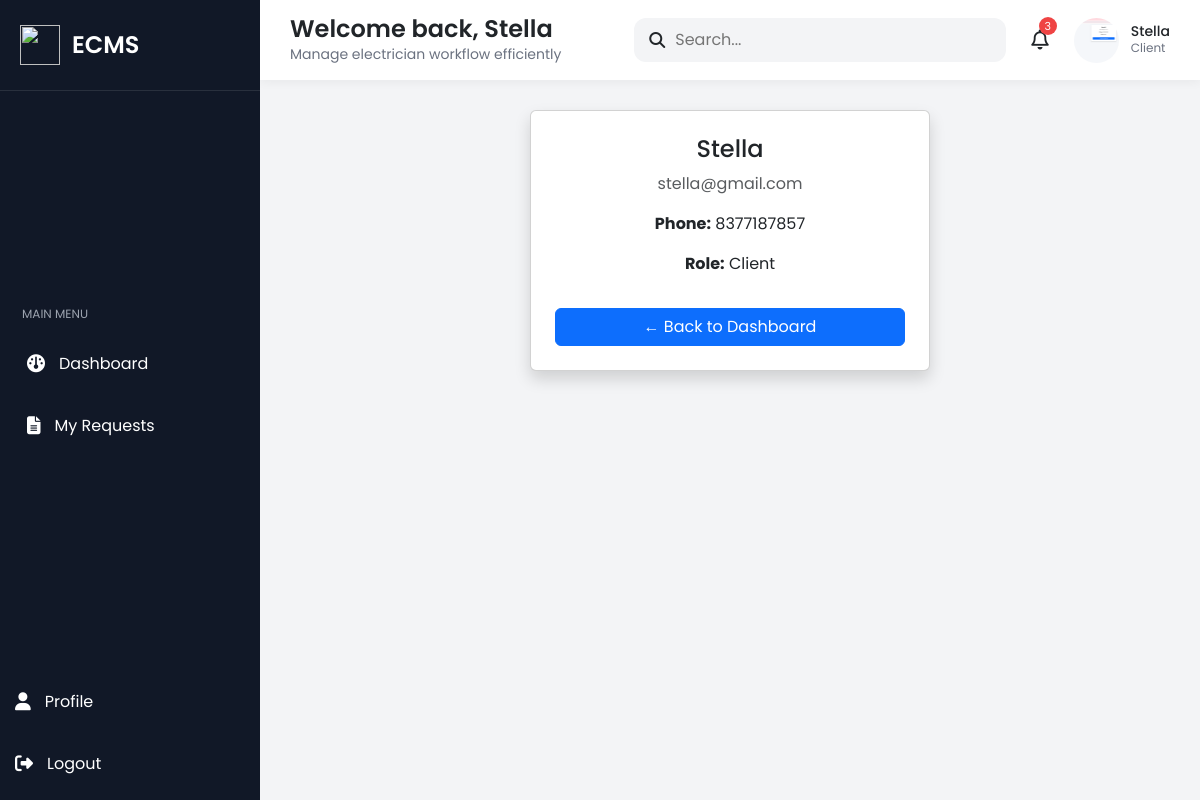
Screenshot of /profile/ (signed in) with the database file from the repository.
### core/models.py (models this page shows, shortened)
class User(models.Model):
    ROLE_CHOICES = [
        ('Admin', 'Admin'),
        ('Electrician', 'Electrician'),
        ('Client', 'Client')
    ]
    name = models.CharField(max_length=100)
    phone = models.CharField(max_length=15)
    email = models.EmailField()
    role = models.CharField(
        max_length=20,
        choices=ROLE_CHOICES
    )
    password = models.CharField(max_length=100)

### core/views.py (the view)
# urls.py: path('profile/', views.profile),
def profile(request):
    if check_login(request):
        return check_login(request)
    user = User.objects.get(
        id=request.session['user_id']
    )
    return render(request, 'profile.html', {
        'user': user
    })

### core/views.py (called while the page is built)
def check_login(request):
    if not request.session.get('user_id'):
        return redirect('/login/')

### templates/profile.html
{% extends 'base.html' %}
{% block content %}
<div class="card shadow p-4 text-center" style="max-width:400px; margin:auto;">
<h4>{{ user.name }}</h4>
<p class="text-muted">{{ user.email }}</p>
<p><strong>Phone:</strong> {{ user.phone }}</p>
<p><strong>Role:</strong> {{ user.role }}</p>
<a href="/dashboard/" class="btn btn-primary mt-3">← Back to Dashboard</a>
</div>
{% endblock %}

### templates/base.html (shortened to what this page needs)
{% load static %}
<!DOCTYPE html>
<html lang="en">
<head>
<link href="https://cdn.jsdelivr.net/npm/bootstrap@5.3.0/dist/css/bootstrap.min.css" rel="stylesheet">
<link rel="stylesheet"
href="https://cdnjs.cloudflare.com/ajax/libs/font-awesome/6.5.1/css/all.min.css"/>
<link rel="stylesheet" href="{% static 'css/style.css' %}">
</head>
<body>
<div class="wrapper">
    <aside class="sidebar" id="sidebar">
        <div class="sidebar-top">
            <div class="logo-area">
                <img src="{% static 'images/logo.png' %}" class="logo">
                <h4>ECMS</h4>
            </div>
        </div>
        <div class="menu-section">
            <p class="menu-title">MAIN MENU</p>
            {% if request.session.role == "Admin" %}
            <a href="/dashboard/" class="menu-link">
                <i class="fa-solid fa-gauge"></i>
                <span>Dashboard</span>
            </a>
            <a href="/electricians/" class="menu-link">
                <i class="fa-solid fa-user-gear"></i>
                <span>Electricians</span>
            </a>
            <a href="/jobs/" class="menu-link">
                <i class="fa-solid fa-briefcase"></i>
                <span>Jobs</span>
            </a>
            <a href="/tasks/" class="menu-link">
                <i class="fa-solid fa-list-check"></i>
                <span>Tasks</span>
            </a>
            <a href="/materials/" class="menu-link">
                <i class="fa-solid fa-boxes-stacked"></i>
                <span>Materials</span>
            </a>
            <a href="/reports/" class="menu-link">
                <i class="fa-solid fa-chart-line"></i>
                <span>Reports</span>
            </a>
            {% elif request.session.role == "Electrician" %}
            <a href="/tasks/" class="menu-link">
                <i class="fa-solid fa-list-check"></i>
                <span>My Tasks</span>
            </a>
            {% elif request.session.role == "Client" %}
            <a href="/client-dashboard/" class="menu-link">
                <i class="fa-solid fa-gauge"></i>
                <span>Dashboard</span>
            </a>
            <a href="/my-requests/" class="menu-link">
                <i class="fa-solid fa-file-lines"></i>
                <span>My Requests</span>
            </a>
            {% endif %}
        </div>
        <div class="sidebar-bottom">
            <a href="/profile/" class="menu-link">
                <i class="fa-solid fa-user"></i>
                <span>Profile</span>
            </a>
            <a href="/logout/" class="menu-link logout-link">
                <i class="fa-solid fa-right-from-bracket"></i>
                <span>Logout</span>
            </a>
        </div>
    </aside>
    <main class="main-content">
        <div class="topbar">
            <div class="left-topbar">
                <div>
                    <h4 class="page-title">
                        Welcome back, {{ request.session.name }}
                    </h4>
                    <p class="page-subtitle">
                        Manage electrician workflow efficiently
                    </p>
                </div>
            </div>
            <div class="right-topbar">
                <div class="search-box d-none d-md-flex">
                    <i class="fa-solid fa-magnifying-glass"></i>
                    <input type="text" placeholder="Search...">
                </div>
                <div class="notification-box">
                    <i class="fa-regular fa-bell"></i>
                    <span class="notification-count">3</span>
                </div>
                <div class="profile-box">
                    <img src="{% static 'images/profile.png' %}"
                         class="profile-img">
                    <div class="profile-info d-none d-md-block">
                        <h6>{{ request.session.name }}</h6>
                        <p>{{ request.session.role }}</p>
                    </div>
                </div>
            </div>
        </div>
        <div class="content-area">
            {% block content %}
            {% endblock %}
        </div>
    </main>
</div>
</body>
</html>

### static/css/style.css (style rules this page uses)
* { margin:0; padding:0; box-sizing:border-box; }
body { font-family:'Poppins',sans-serif; background:#f3f4f6; }
.wrapper { display:flex; min-height:100vh; }
.sidebar { width:260px; background:#111827; color:white; display:flex; flex-direction:column; justify-content:space-between; position:fixed; height:100vh; transition:0.3s; z-index:999; }
.sidebar-top { padding:25px 20px; border-bottom:1px solid rgba(255,255,255,0.1); }
.logo-area { display:flex; align-items:center; gap:12px; }
.logo { width:40px; height:40px; }
.logo-area h4 { margin:0; font-weight:600; }
.menu-section { padding:20px 12px; }
.menu-title { font-size:12px; color:#9ca3af; margin-bottom:15px; padding-left:10px; }
.menu-link { display:flex; align-items:center; gap:14px; padding:14px 15px; text-decoration:none; color:white; border-radius:12px; margin-bottom:10px; transition:0.3s; }
.menu-link i { font-size:18px; }
.main-content { margin-left:260px; width:100%; }
.topbar { height:80px; background:white; padding:0 30px; display:flex; justify-content:space-between; align-items:center; box-shadow:0 2px 10px rgba(0,0,0,0.05); position:sticky; top:0; z-index:100; }
.left-topbar { display:flex; align-items:center; gap:20px; }
.page-title { margin:0; font-size:24px; font-weight:600; }
.page-subtitle { margin:0; color:#6b7280; font-size:14px; }
.search-box { background:#f3f4f6; padding:10px 15px; border-radius:12px; display:flex; align-items:center; gap:10px; }
.search-box input { border:none; outline:none; background:transparent; }
.right-topbar { display:flex; align-items:center; gap:25px; }
.notification-box { position:relative; font-size:20px; cursor:pointer; }
.notification-count { position:absolute; top:-8px; right:-8px; background:#ef4444; color:white; width:18px; height:18px; border-radius:50%; font-size:11px; display:flex; align-items:center; justify-content:center; }
.profile-box { display:flex; align-items:center; gap:12px; }
.profile-img { width:45px; height:45px; border-radius:50%; object-fit:cover; }
.profile-info h6 { margin:0; font-size:14px; }
.profile-info p { margin:0; color:#6b7280; font-size:12px; }
.content-area { padding:30px; }

### rows the page displays
User: session.name "Stella", session.role "Client", name "Stella", email "stella@gmail.com", phone "8377187857", role "Client"
